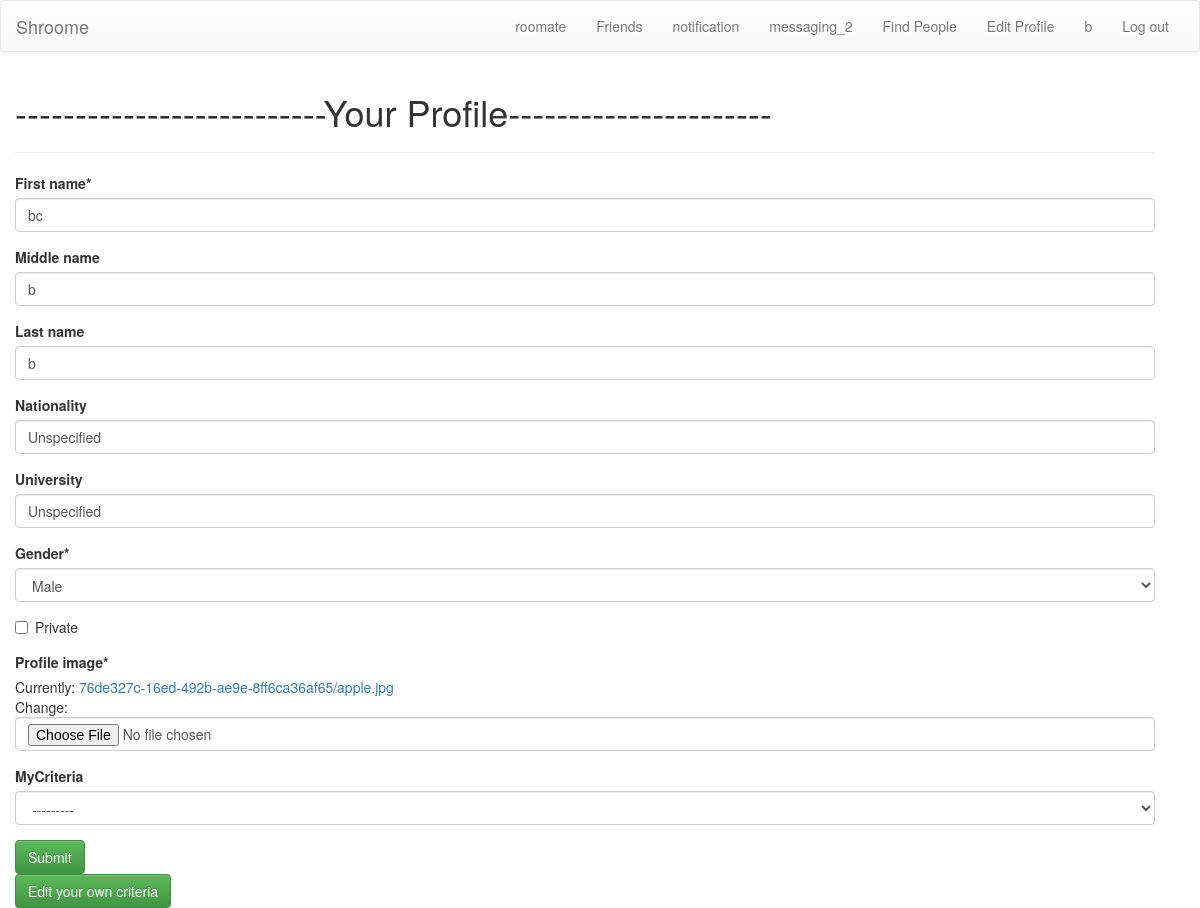
The page /edit_profile/ (signed in) on the database its author committed.
### userprofile/models.py (models this page shows)
class Profile(models.Model):
	id = models.UUIDField(primary_key=True, default=uuid.uuid4, editable=False)
	user = models.OneToOneField(settings.AUTH_USER_MODEL,blank = False,null = False)	#user_id --> in dictionary
	first_name = models.CharField(max_length=50,blank=False,null=False,default = "Unspecified")
	middle_name = models.CharField(max_length=50,null=True,blank=True,default = "Unspecified")
	last_name = models.CharField(max_length=50,null=True,blank=True,default = "Unspecified")
	nationality = models.CharField(max_length=50,null=True,blank=True,default = "Unspecified")
	university = models.CharField(max_length=50,null=True,blank=True,default = "Unspecified")
	gender = models.CharField(max_length=1,choices=constants.GENDER_CHOICES,default='M')
	private = models.BooleanField(default = False)
	profile_image = models.ImageField(upload_to=upload_location,default = "76de327c-16ed-492b-ae9e-8ff6ca36af65/apple.jpg")
	searchCriteria = models.ForeignKey(Criteria,blank = True,null = True,related_name="criteria+")
	myCriteria = models.ForeignKey(Criteria,blank = True ,null = True)

### userprofile/views.py (the view)
# urls.py: url(r'^edit_profile/$','userprofile.views.edit_profile',name='edit_profile'),
def edit_profile(request):
	if request.user.is_authenticated():
		my_profile = Profile.objects.filter(user=request.user)
		edit = EditForm(request.POST or None,request.FILES or None ,instance = my_profile[0])
		if edit.is_valid():
			instance = edit.save(commit=False)
			instance.save()
		context = {"profile":my_profile[0],"edit":edit}
		return render(request,'edit_profile.html',context)
	else:
		return redirect(gethome())

### userprofile/forms.py
class EditForm(ModelForm):
	class Meta:
		model = Profile
		exclude = ['id','user','searchCriteria','userCriteria']

### templates/edit_profile.html
{% load crispy_forms_tags %}
<!DOCTYPE html>
<html>
	<head>
	</head>
	<body>
		{% include 'navbar.html' %}
		  <div class="row">
		    	<div class="col-md-8">
					<div class="container">
				    	<h1>--------------------------Your Profile----------------------</h1>
				    	<hr/>
				    	<form action="" method="post" enctype="multipart/form-data">{% csrf_token %}
							{{ edit | crispy }}
					        <input class='btn btn-success' type="submit" value="Submit" />
           				</form>
						<a class = 'btn btn-success' href ="../my_criteria"> Edit your own criteria </a>
			    	</div>
			    </div>
 		  </div>
	</body>
</html>

### templates/navbar.html (shortened to what this page needs)
{% load crispy_forms_tags %}
  <link rel="stylesheet" href="https://maxcdn.bootstrapcdn.com/bootstrap/3.3.5/css/bootstrap.min.css">
  <link rel="stylesheet" href="https://maxcdn.bootstrapcdn.com/bootstrap/3.3.5/css/bootstrap-theme.min.css">
  <link rel="stylesheet" href="">
<nav class="navbar navbar-default ">
    <div class="container-fluid">
        <div class="navbar-header">
            <a class="navbar-brand" href="/">Shroome</a>
        </div>
        <div class="collapse navbar-collapse" id="navbar-collapse">
            <ul class="nav navbar-nav navbar-right ">
				{% if user.is_authenticated %}
          <li class = "navbar-menu"><a href="http://{{ request.get_host }}/roomate">roomate</a></li>
			        <li class = "navbar-menu"><a href="http://{{ request.get_host }}/show_friends/"> Friends</a></li>
					<li class = "navbar-menu"><a href="http://{{ request.get_host }}/notification/">notification</a></li>
 					<li class = "navbar-menu"><a href="http://{{ request.get_host }}/messaging_2/">messaging_2</a></li>
					<li class = "navbar-menu"><a href="http://{{ request.get_host }}/find_people/">Find People</a></li>
			        <li class = "navbar-menu"><a href="http://{{ request.get_host }}/edit_profile/"> Edit Profile</a></li>
			        <li class = "navbar-menu"><a href="http://{{ request.get_host }}/myprofile/"> {{user.username}}</a></li>
			        <li class = "navbar-menu" id = "logout-button"><a href="http://{{ request.get_host }}/logout/">Log out</a></li>
			    {% endif %}
  			</ul>
        </div>
    </div>
</nav>

### rows shown on the page
Profile: first_name "bc", middle_name "b", last_name "b", nationality "Unspecified", university "Unspecified", gender "Male", myCriteria "---------"

### other values the page prints
{{ user.username }} "b"
